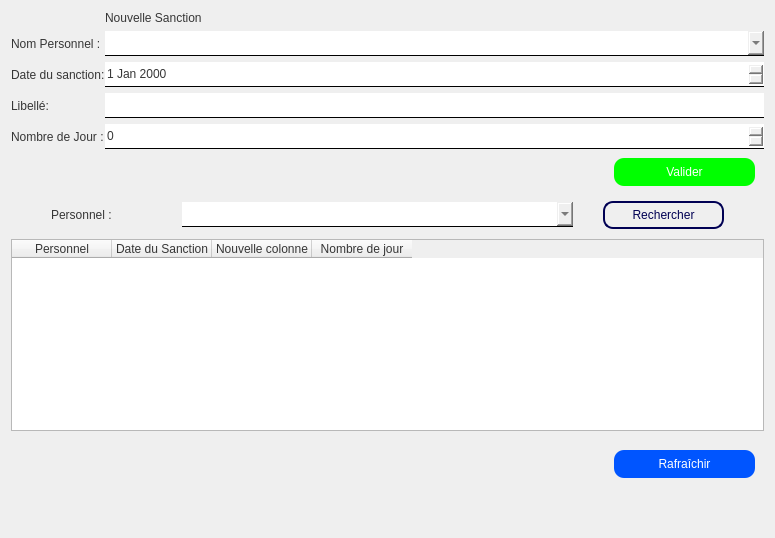
                 <widget class="QWidget" name="rh_event">
                  <attribute name="title">
                   <string>Evènements</string>
                  </attribute>
                  <layout class="QVBoxLayout" name="verticalLayout_7">
                   <item>
                    <widget class="QWidget" name="widget_5" native="true">
                     <property name="styleSheet">
                      <string notr="true">QPushButton{
	height:28px;
	font: 75 12pt &quot;Rockwell&quot;;
}</string>
                     </property>
                     <layout class="QVBoxLayout" name="verticalLayout_9">
                      <property name="spacing">
                       <number>0</number>
                      </property>
                      <property name="leftMargin">
                       <number>0</number>
                      </property>
                      <property name="topMargin">
                       <number>0</number>
                      </property>
                      <property name="rightMargin">
                       <number>0</number>
                      </property>
                      <property name="bottomMargin">
                       <number>0</number>
                      </property>
                      <item>
                       <widget class="QWidget" name="qw_sanctionadd" native="true">
                        <property name="styleSheet">
                         <string notr="true">QLineEdit, QDateEdit,QSpinBox, QComboBox{
height:24px;
border:none;
border-bottom:1px solid black;
	font: 12pt &quot;Rockwell&quot;;
color:rgb(54, 54, 54);
}
QLabel{
	font: 75 12pt &quot;Rockwell&quot;;
color:rgb(54, 54, 54);
}</string>
                        </property>
                        <layout class="QGridLayout" name="gridLayout_4">
                         <property name="leftMargin">
                          <number>0</number>
                         </property>
                         <property name="topMargin">
                          <number>0</number>
                         </property>
                         <property name="rightMargin">
                          <number>0</number>
                         </property>
                         <property name="bottomMargin">
                          <number>0</number>
                         </property>
                         <property name="horizontalSpacing">
                          <number>0</number>
                         </property>
                         <property name="verticalSpacing">
                          <number>6</number>
                         </property>
                         <item row="3" column="0">
                          <widget class="QLabel" name="label_15">
                           <property name="text">
                            <string>Libellé:</string>
                           </property>
                          </widget>
                         </item>
                         <item row="4" column="0">
                          <widget class="QLabel" name="label_16">
                           <property name="text">
                            <string>Nombre de Jour :</string>
                           </property>
                          </widget>
                         </item>
                         <item row="0" column="1" alignment="Qt::AlignLeft">
                          <widget class="QLabel" name="label_17">
                           <property name="text">
                            <string>Nouvelle Sanction</string>
                           </property>
                          </widget>
                         </item>
                         <item row="4" column="1">
                          <widget class="QSpinBox" name="spinBox"/>
                         </item>
                         <item row="1" column="1">
                          <widget class="QComboBox" name="comboBox"/>
                         </item>
                         <item row="2" column="0">
                          <widget class="QLabel" name="label_14">
                           <property name="text">
                            <string>Date du sanction:</string>
                           </property>
                          </widget>
                         </item>
                         <item row="3" column="1">
                          <widget class="QLineEdit" name="lineEdit_2"/>
                         </item>
                         <item row="2" column="1">
                          <widget class="QDateEdit" name="dateEdit"/>
                         </item>
                         <item row="1" column="0">
                          <widget class="QLabel" name="label_13">
                           <property name="text">
                            <string>Nom Personnel :</string>
                           </property>
                          </widget>
                         </item>
                        </layout>
                       </widget>
                      </item>
                      <item>
                       <widget class="QWidget" name="widget_10" native="true">
                        <layout class="QHBoxLayout" name="horizontalLayout_6">
                         <item>
                          <spacer name="horizontalSpacer_6">
                           <property name="orientation">
                            <enum>Qt::Horizontal</enum>
                           </property>
                           <property name="sizeHint" stdset="0">
                            <size>
                             <width>40</width>
                             <height>20</height>
                            </size>
                           </property>
                          </spacer>
                         </item>
                         <item>
                          <widget class="QPushButton" name="pushButton_11">
                           <property name="minimumSize">
                            <size>
                             <width>141</width>
                             <height>28</height>
                            </size>
                           </property>
                           <property name="maximumSize">
                            <size>
                             <width>141</width>
                             <height>28</height>
                            </size>
                           </property>
                           <property name="styleSheet">
                            <string notr="true">Color:white;
background:rgb(0, 255, 0);
border-radius:10px;</string>
                           </property>
                           <property name="text">
                            <string>Valider</string>
                           </property>
                          </widget>
                         </item>
                        </layout>
                       </widget>
                      </item>
                     </layout>
                    </widget>
                   </item>
                   <item>
                    <widget class="QWidget" name="widget_8" native="true">
                     <property name="styleSheet">
                      <string notr="true">QPushButton{
	height:28px;
	font: 75 12pt &quot;Rockwell&quot;;
	border-radius: 15px 
}</string>
                     </property>
                     <layout class="QVBoxLayout" name="verticalLayout_8">
                      <property name="spacing">
                       <number>10</number>
                      </property>
                      <property name="leftMargin">
                       <number>0</number>
                      </property>
                      <property name="topMargin">
                       <number>0</number>
                      </property>
                      <property name="rightMargin">
                       <number>0</number>
                      </property>
                      <property name="bottomMargin">
                       <number>0</number>
                      </property>
                      <item>
                       <widget class="QWidget" name="widget_9" native="true">
                        <property name="styleSheet">
                         <string notr="true">QComboBox{
height:24px;
border:none;
border-bottom:1px solid black;
	font: 12pt &quot;Rockwell&quot;;
color:rgb(54, 54, 54);
}
QLabel{
	font: 75 12pt &quot;Rockwell&quot;;
color:rgb(54, 54, 54);
}</string>
                        </property>
                        <layout class="QHBoxLayout" name="horizontalLayout_9">
                         <property name="spacing">
                          <number>30</number>
                         </property>
                         <property name="leftMargin">
                          <number>0</number>
                         </property>
                         <property name="topMargin">
                          <number>0</number>
                         </property>
                         <property name="rightMargin">
                          <number>0</number>
                         </property>
                         <property name="bottomMargin">
                          <number>0</number>
                         </property>
                         <item>
                          <spacer name="horizontalSpacer_8">
                           <property name="orientation">
                            <enum>Qt::Horizontal</enum>
                           </property>
                           <property name="sizeHint" stdset="0">
                            <size>
                             <width>40</width>
                             <height>20</height>
                            </size>
                           </property>
                          </spacer>
                         </item>
                         <item>
                          <widget class="QLabel" name="label_18">
                           <property name="sizePolicy">
                            <sizepolicy hsizetype="Expanding" vsizetype="Expanding">
                             <horstretch>0</horstretch>
                             <verstretch>0</verstretch>
                            </sizepolicy>
                           </property>
                           <property name="minimumSize">
                            <size>
                             <width>101</width>
                             <height>19</height>
                            </size>
                           </property>
                           <property name="maximumSize">
                            <size>
                             <width>101</width>
                             <height>19</height>
                            </size>
                           </property>
                           <property name="text">
                            <string>Personnel :</string>
                           </property>
                          </widget>
                         </item>
                         <item>
                          <widget class="QComboBox" name="comboBox_2">
                           <property name="sizePolicy">
                            <sizepolicy hsizetype="Preferred" vsizetype="Maximum">
                             <horstretch>0</horstretch>
                             <verstretch>0</verstretch>
                            </sizepolicy>
                           </property>
                           <property name="minimumSize">
                            <size>
                             <width>391</width>
                             <height>25</height>
                            </size>
                           </property>
                           <property name="maximumSize">
                            <size>
                             <width>16777215</width>
                             <height>25</height>
                            </size>
                           </property>
                          </widget>
                         </item>
                         <item>
                          <widget class="QPushButton" name="pushButton_12">
                           <property name="minimumSize">
                            <size>
                             <width>121</width>
                             <height>28</height>
                            </size>
                           </property>
                           <property name="maximumSize">
                            <size>
                             <width>121</width>
                             <height>28</height>
                            </size>
                           </property>
                           <property name="styleSheet">
                            <string notr="true">Color:rgb(0, 0, 83);
border:2px solid  rgb(0, 0, 83);
border-radius:10px;</string>
                           </property>
                           <property name="text">
                            <string>Rechercher</string>
                           </property>
                          </widget>
                         </item>
                         <item>
                          <spacer name="horizontalSpacer_9">
                           <property name="orientation">
                            <enum>Qt::Horizontal</enum>
                           </property>
                           <property name="sizeHint" stdset="0">
                            <size>
                             <width>40</width>
                             <height>20</height>
                            </size>
                           </property>
                          </spacer>
                         </item>
                        </layout>
                       </widget>
                      </item>
                      <item>
                       <widget class="QTableWidget" name="tableWidget_3">
                        <property name="styleSheet">
                         <string notr="true">color:rgb(54, 54, 54);
font: 10pt &quot;Rockwell&quot;;</string>
                        </property>
                        <column>
                         <property name="text">
                          <string>Personnel</string>
                         </property>
                        </column>
                        <column>
                         <property name="text">
                          <string>Date du Sanction</string>
                         </property>
                        </column>
                        <column>
                         <property name="text">
                          <string>Nouvelle colonne</string>
                         </property>
                        </column>
                        <column>
                         <property name="text">
                          <string>Nombre de jour</string>
                         </property>
                        </column>
                       </widget>
                      </item>
                      <item>
                       <widget class="QWidget" name="widget_7" native="true">
                        <layout class="QHBoxLayout" name="horizontalLayout_8">
                         <item>
                          <spacer name="horizontalSpacer_7">
                           <property name="orientation">
                            <enum>Qt::Horizontal</enum>
                           </property>
                           <property name="sizeHint" stdset="0">
                            <size>
                             <width>40</width>
                             <height>20</height>
                            </size>
                           </property>
                          </spacer>
                         </item>
                         <item>
                          <widget class="QPushButton" name="pushButton_13">
                           <property name="minimumSize">
                            <size>
                             <width>141</width>
                             <height>28</height>
                            </size>
                           </property>
                           <property name="maximumSize">
                            <size>
                             <width>141</width>
                             <height>28</height>
                            </size>
                           </property>
                           <property name="styleSheet">
                            <string notr="true">Color:white;
background:rgb(0, 85, 255);
border-radius:10px;</string>
                           </property>
                           <property name="text">
                            <string>Rafraîchir</string>
                           </property>
                          </widget>
                         </item>
                        </layout>
                       </widget>
                      </item>
                     </layout>
                    </widget>
                   </item>
                   <item>
                    <spacer name="verticalSpacer_7">
                     <property name="orientation">
                      <enum>Qt::Vertical</enum>
                     </property>
                     <property name="sizeHint" stdset="0">
                      <size>
                       <width>20</width>
                       <height>40</height>
                      </size>
                     </property>
                    </spacer>
                   </item>
                  </layout>
                 </widget>
